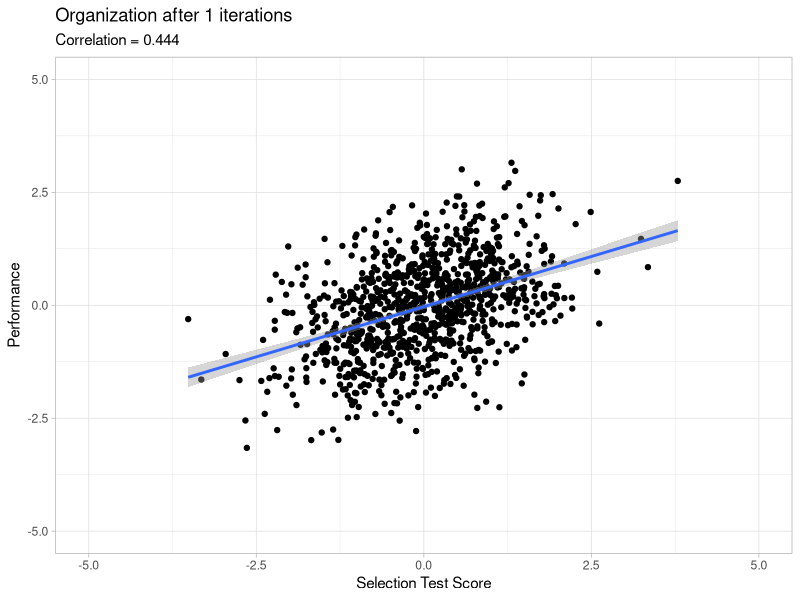
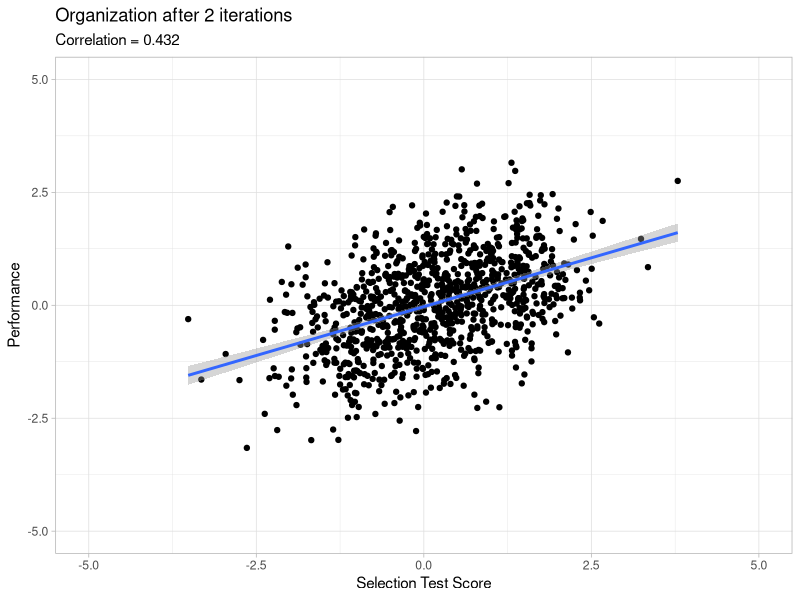
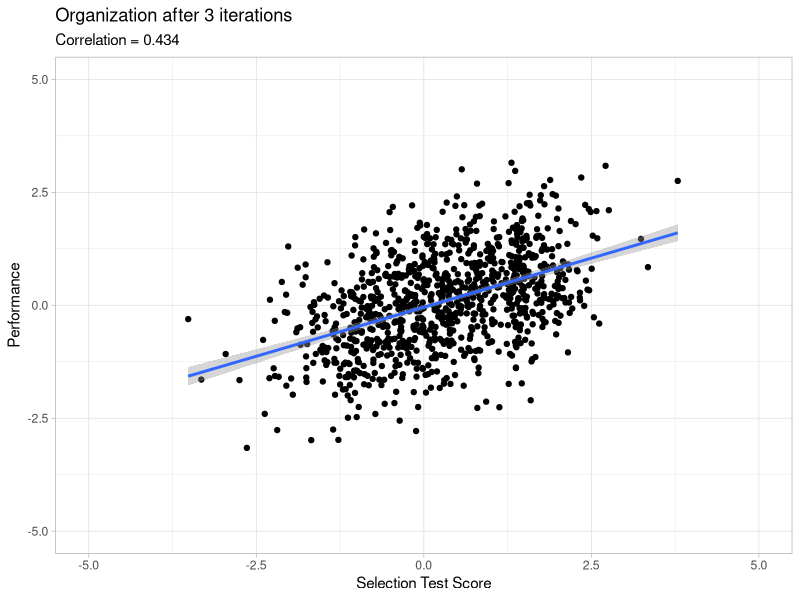
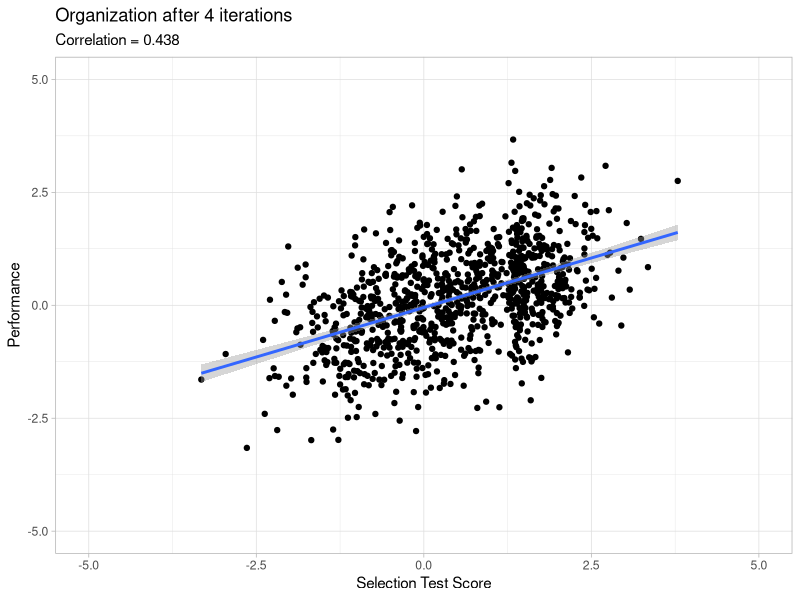
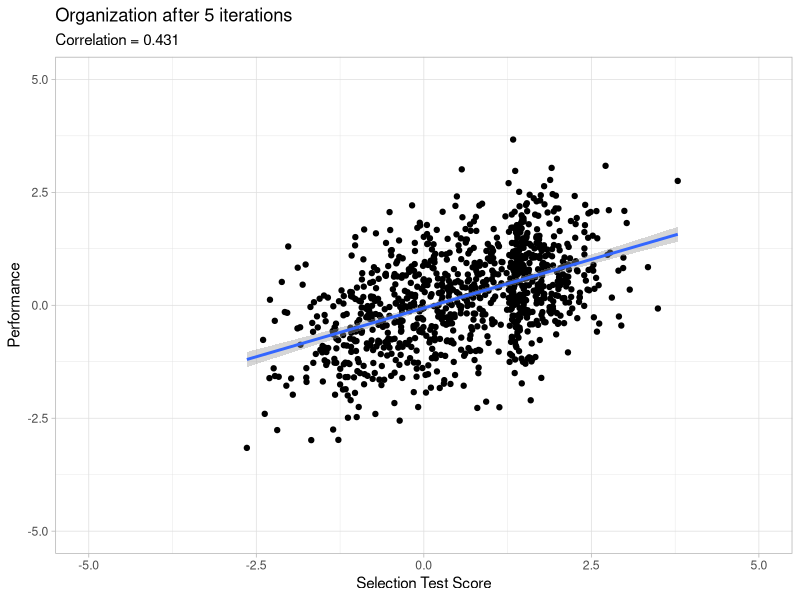
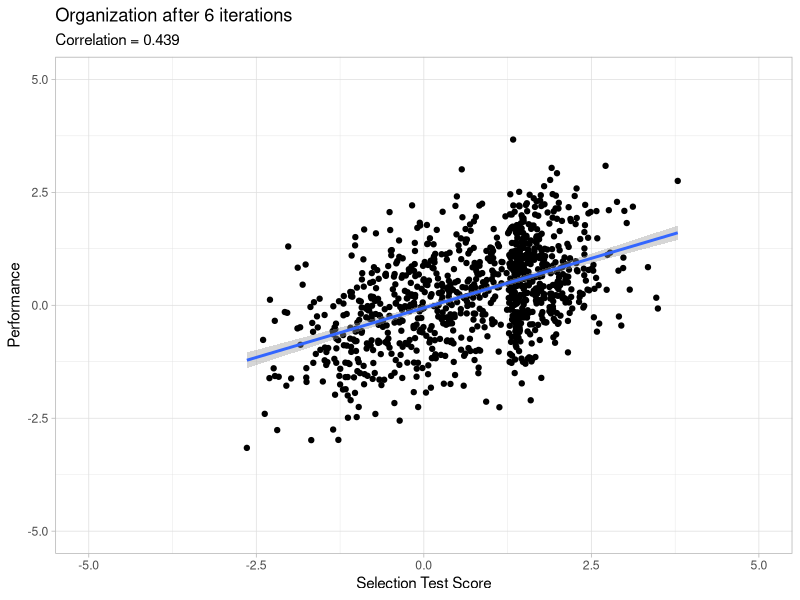
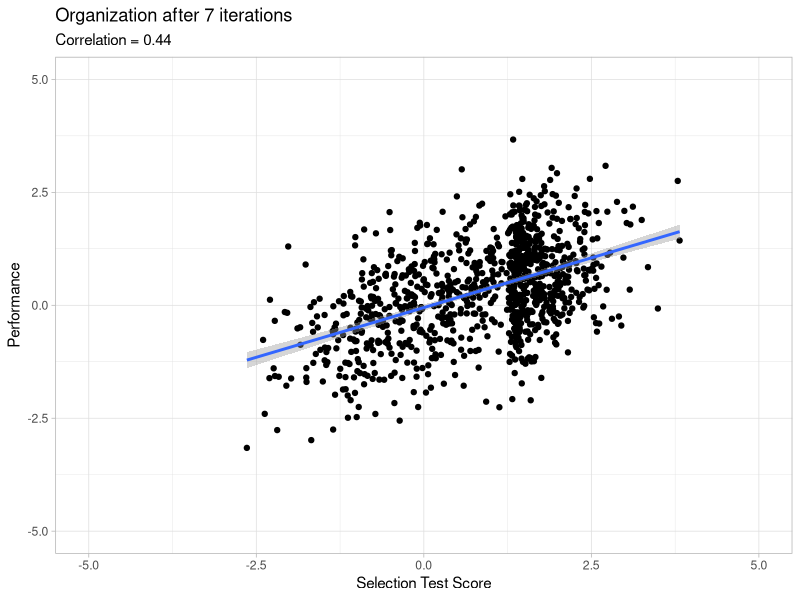
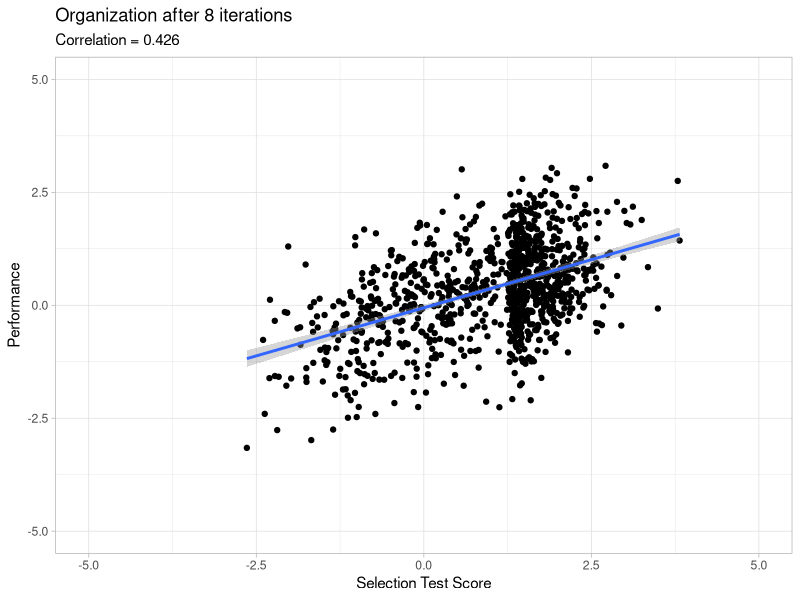

These charts were generated, in order, by the following R code: (Note: this script raises an error after producing the figures.)



# AUTOMATED SELECTION SIMULATION
library(MASS)
library(ggplot2)
library(dplyr)

# library(devtools)
# install_github("dgrtwo/gganimate")
# library(gganimate)

# set wd
setwd("C:/Users/u1235656/stack/PhD/Dissertatie/selection_evolution")

# set options
options(scipen = 999)
theme_set(theme_light())

# set overall seed
set.seed(1)

# determine population size
pop_n = 100000
org_n = 1000
applicant_n = 1000
attrition_rate = 0.10

# determine means
true_means = c(0, 0)
true_cov = matrix(c(1, 0.4,
                    0.4, 1), nrow = 2)

# simulate population data
pop = mvrnorm(n = pop_n, mu = true_means, Sigma = true_cov, empirical = TRUE)

# retrieve random organizational population
org_rows <- sample(1:nrow(pop), org_n)
org <- pop[org_rows,]
pop <- pop[-org_rows,]

# determine number of years 
years = 100

for(year in seq(years)){
  
  print(year)
  # simulate new population
  pop = mvrnorm(n = pop_n, mu = true_means, Sigma = true_cov, empirical = TRUE)
  
  # retrieve regression coefficients
  lm_res1 <- lm(org[,1] ~ org[,2])
  
  # visualize relationship
  p <- ggplot(data.frame(org), aes(x = X2, y = X1)) + 
    geom_point() +
    geom_smooth(method = "lm") +
    coord_cartesian(xlim = c(-5, 5), ylim = c(-5, 5)) +
    labs(title = paste0("Organization after ", year," iterations"),
         subtitle = paste0("Correlation = ", round(lm_res1$coefficients[2], 3)),
         y = "Performance", 
         x = "Selection Test Score")
  
  # save plot
  ggsave(filename = paste0("images/scatterplot_org_pop_", year, ".png"),
         plot = p)
  
  # simulate 10% leavers
  org_leavers_rows <- sample(1:nrow(org), org_n*attrition_rate)
  org <- org[-org_leavers_rows,]
  
  # retrieve applicants
  applicant_rows <- sample(1:nrow(pop), applicant_n)
  # assess applicant estimated future performance
  predicted_performance <- pop[applicant_rows, 2] * lm_res1$coefficients[2]
  # determine top estimated performers
  top_applicants <- order(predicted_performance, decreasing = T)[1:(org_n*attrition_rate)]
  
  # select top estimated performers
  org <- rbind(org, pop[applicant_rows[top_applicants], ])
  pop <- pop[-applicant_rows[top_applicants], ]
  
}